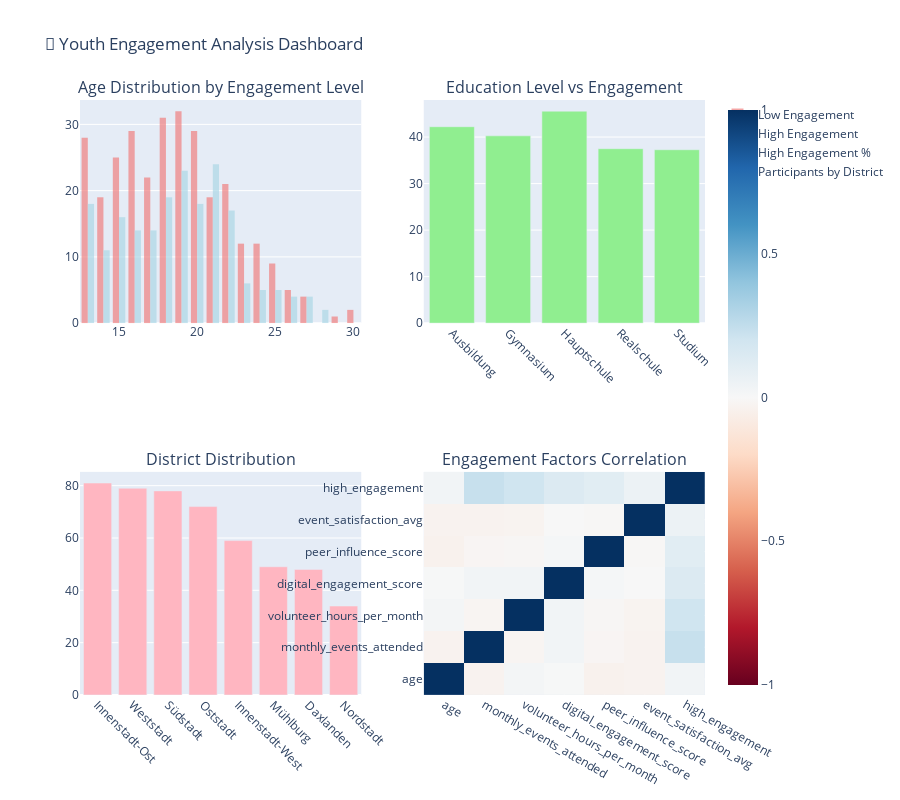

Notebook source saved alongside this figure:
### Code cell
# 📊 Youth Engagement Visualizations

# Create a subplot layout for comprehensive analysis
fig = make_subplots(
    rows=2, cols=2,
    subplot_titles=[
        "Age Distribution by Engagement Level",
        "Education Level vs Engagement", 
        "District Distribution",
        "Engagement Factors Correlation"
    ],
    specs=[[{"secondary_y": False}, {"secondary_y": False}],
           [{"secondary_y": False}, {"secondary_y": False}]]
)

# 1. Age Distribution by Engagement Level
for engagement, color in [(0, 'lightcoral'), (1, 'lightblue')]:
    subset = youth_data[youth_data['high_engagement'] == engagement]
    fig.add_trace(
        go.Histogram(
            x=subset['age'], 
            name=f"{'High' if engagement else 'Low'} Engagement",
            opacity=0.7,
            marker_color=color
        ),
        row=1, col=1
    )

# 2. Education Level vs Engagement
education_engagement = youth_data.groupby(['education_level', 'high_engagement']).size().unstack(fill_value=0)
education_pct = education_engagement.div(education_engagement.sum(axis=1), axis=0) * 100

fig.add_trace(
    go.Bar(
        x=education_pct.index,
        y=education_pct[1],  # High engagement percentage
        name="High Engagement %",
        marker_color='lightgreen'
    ),
    row=1, col=2
)

# 3. District Distribution
district_counts = youth_data['district'].value_counts()
fig.add_trace(
    go.Bar(
        x=district_counts.index,
        y=district_counts.values,
        name="Participants by District",
        marker_color='lightpink'
    ),
    row=2, col=1
)

# 4. Correlation Heatmap for Numerical Features
numerical_features = ['age', 'monthly_events_attended', 'volunteer_hours_per_month', 
                     'digital_engagement_score', 'peer_influence_score', 'event_satisfaction_avg']
correlation_matrix = youth_data[numerical_features + ['high_engagement']].corr()

fig.add_trace(
    go.Heatmap(
        z=correlation_matrix.values,
        x=correlation_matrix.columns,
        y=correlation_matrix.columns,
        colorscale='RdBu',
        zmid=0
    ),
    row=2, col=2
)

# Update layout
fig.update_layout(
    height=800,
    title_text="🎯 Youth Engagement Analysis Dashboard",
    showlegend=True
)

# Update x-axis labels for better readability
fig.update_xaxes(tickangle=45, row=1, col=2)
fig.update_xaxes(tickangle=45, row=2, col=1)

fig.show()

print("\n💡 Key Insights from Visualizations:")
print("=" * 50)

### Figure 1 — Plotly figure (JSON) as saved in the notebook; plotly's stock layout.template omitted (floating-point values rounded to 4 significant figures; data arrays with more than 128 entries replaced by an {"elided": "..."} marker saying what was removed)
{"data": [{"marker": {"color": "lightcoral"}, "name": "Low Engagement", "opacity": 0.7, "type": "histogram", "x": {"elided": "300 int values"}, "xaxis": "x", "yaxis": "y"}, {"marker": {"color": "lightblue"}, "name": "High Engagement", "opacity": 0.7, "type": "histogram", "x": {"elided": "200 int values"}, "xaxis": "x", "yaxis": "y"}, {"marker": {"color": "lightgreen"}, "name": "High Engagement %", "type": "bar", "x": ["Ausbildung", "Gymnasium", "Hauptschule", "Realschule", "Studium"], "xaxis": "x2", "y": [42.22, 40.26, 45.57, 37.5, 37.27], "yaxis": "y2"}, {"marker": {"color": "lightpink"}, "name": "Participants by District", "type": "bar", "x": ["Innenstadt-Ost", "Weststadt", "Südstadt", "Oststadt", "Innenstadt-West", "Mühlburg", "Daxlanden", "Nordstadt"], "xaxis": "x3", "y": [81, 79, 78, 72, 59, 49, 48, 34], "yaxis": "y3"}, {"colorscale": [[0, "rgb(103,0,31)"], [0.1, "rgb(178,24,43)"], [0.2, "rgb(214,96,77)"], [0.3, "rgb(244,165,130)"], [0.4, "rgb(253,219,199)"], [0.5, "rgb(247,247,247)"], [0.6, "rgb(209,229,240)"], [0.7, "rgb(146,197,222)"], [0.8, "rgb(67,147,195)"], [0.9, "rgb(33,102,172)"], [1, "rgb(5,48,97)"]], "type": "heatmap", "x": ["age", "monthly_events_attended", "volunteer_hours_per_month", "digital_engagement_score", "peer_influence_score", "event_satisfaction_avg", "high_engagement"], "xaxis": "x4", "y": ["age", "monthly_events_attended", "volunteer_hours_per_month", "digital_engagement_score", "peer_influence_score", "event_satisfaction_avg", "high_engagement"], "yaxis": "y4", "z": [[1.0, -0.03412, 0.02037, 0.005067, -0.04084, -0.03461, 0.0314], [-0.03412, 1.0, -0.02232, 0.02944, -0.01789, -0.03291, 0.2323], [0.02037, -0.02232, 1.0, 0.0295, -0.01389, -0.02901, 0.203], [0.005067, 0.02944, 0.0295, 1.0, 0.0132, -0.001653, 0.1434], [-0.04084, -0.01789, -0.01389, 0.0132, 1.0, -0.008385, 0.1155], [-0.03461, -0.03291, -0.02901, -0.001653, -0.008385, 1.0, 0.05863], [0.0314, 0.2323, 0.203, 0.1434, 0.1155, 0.05863, 1.0]], "zmid": 0}], "layout": {"annotations": [{"font": {"size": 16}, "showarrow": false, "text": "Age Distribution by Engagement Level", "x": 0.225, "xanchor": "center", "xref": "paper", "y": 1, "yanchor": "bottom", "yref": "paper"}, {"font": {"size": 16}, "showarrow": false, "text": "Education Level vs Engagement", "x": 0.775, "xanchor": "center", "xref": "paper", "y": 1, "yanchor": "bottom", "yref": "paper"}, {"font": {"size": 16}, "showarrow": false, "text": "District Distribution", "x": 0.225, "xanchor": "center", "xref": "paper", "y": 0.375, "yanchor": "bottom", "yref": "paper"}, {"font": {"size": 16}, "showarrow": false, "text": "Engagement Factors Correlation", "x": 0.775, "xanchor": "center", "xref": "paper", "y": 0.375, "yanchor": "bottom", "yref": "paper"}], "height": 800, "showlegend": true, "title": {"text": "🎯 Youth Engagement Analysis Dashboard"}, "xaxis": {"anchor": "y", "domain": [0, 0.45]}, "xaxis2": {"anchor": "y2", "domain": [0.55, 1], "tickangle": 45}, "xaxis3": {"anchor": "y3", "domain": [0, 0.45], "tickangle": 45}, "xaxis4": {"anchor": "y4", "domain": [0.55, 1]}, "yaxis": {"anchor": "x", "domain": [0.625, 1]}, "yaxis2": {"anchor": "x2", "domain": [0.625, 1]}, "yaxis3": {"anchor": "x3", "domain": [0, 0.375]}, "yaxis4": {"anchor": "x4", "domain": [0, 0.375]}}}
